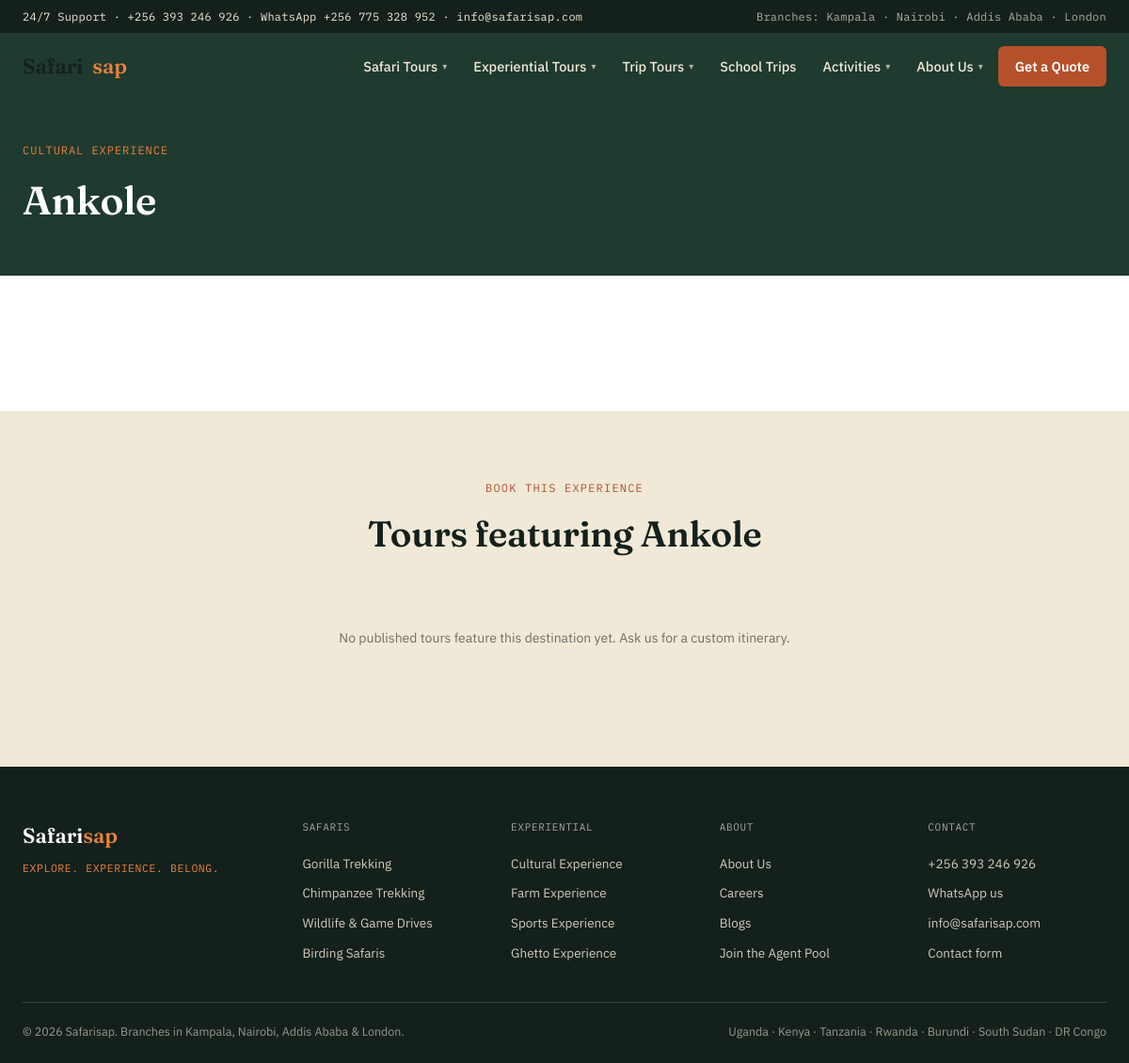
The app's page /experience-destination.php?id=5 with its own data.
### tables this page shows
CREATE TABLE experience_destinations (
    id INT UNSIGNED AUTO_INCREMENT PRIMARY KEY,
    experience_type_id INT UNSIGNED NOT NULL,
    name VARCHAR(150) NOT NULL,
    location VARCHAR(150) NULL,
    short_overview TEXT NULL,
    created_at TIMESTAMP NOT NULL DEFAULT CURRENT_TIMESTAMP,
    updated_at TIMESTAMP NOT NULL DEFAULT CURRENT_TIMESTAMP ON UPDATE CURRENT_TIMESTAMP,
    CONSTRAINT fk_experience_destinations_type FOREIGN KEY (experience_type_id) REFERENCES experience_types(id) ON DELETE RESTRICT
);

CREATE TABLE experience_types (
    id INT UNSIGNED AUTO_INCREMENT PRIMARY KEY,
    name VARCHAR(100) NOT NULL UNIQUE,  
    slug VARCHAR(120) NOT NULL UNIQUE
);

### includes/db.php (called while the page is built, shortened)
<?php
function db(): PDO
{
    static $pdo = null;
    if ($pdo === null) {
        $dsn = 'mysql:host=' . DB_HOST . ';dbname=' . DB_NAME . ';charset=utf8mb4';
        $pdo = new PDO($dsn, DB_USER, DB_PASS, [
            PDO::ATTR_ERRMODE => PDO::ERRMODE_EXCEPTION,
            PDO::ATTR_DEFAULT_FETCH_MODE => PDO::FETCH_ASSOC,
        ]);
    }
    return $pdo;
}

### includes/functions.php (called while the page is built, shortened)
<?php
function h(?string $value): string
{
    return htmlspecialchars($value ?? '', ENT_QUOTES, 'UTF-8');
}
function url(string $path): string
{
    return BASE_PATH . $path;
}

### experience-destination.php (the view, shortened to what this page needs)
<?php
$id = (int) ($_GET['id'] ?? 0);
$stmt = db()->prepare('SELECT ed.*, et.name AS type_name, et.slug AS type_slug FROM experience_destinations ed JOIN experience_types et ON et.id = ed.experience_type_id WHERE ed.id = ?');
$stmt->execute([$id]);
$destination = $stmt->fetch();
$relatedTours = db()->prepare("SELECT et.id, et.title, et.price, et.discount_percent, et.days
    FROM experience_tours et
    JOIN experience_tour_destinations etd ON etd.experience_tour_id = et.id
    WHERE etd.experience_destination_id = ? AND et.status = 'published'
    ORDER BY et.created_at DESC");
$relatedTours->execute([$id]);
$relatedTours = $relatedTours->fetchAll();
require __DIR__ . '/includes/site_header.php';
?>
<header class="page-header">
  <div class="wrap">
    <p class="page-header__eyebrow"><?= h($destination['type_name']) ?></p>
    <h1 class="page-header__title"><?= h($destination['name']) ?></h1>
  </div>
</header>
<section class="section">
</section>
<section class="section section--savanna">
  <div class="wrap">
    <div class="section__header" style="margin-bottom:28px;">
      <p class="section__eyebrow">Book This Experience</p>
      <h2 class="section__title">Tours featuring <?= h($destination['name']) ?></h2>
    </div>
    <?php if (!$relatedTours): ?>
      <p class="empty-note">No published tours feature this destination yet. <a href="<?= h(url('/quote.php?type=experiential')) ?>">Ask us for a custom itinerary</a>.</p>
    <?php endif; ?>
  </div>
</section>
<?php require __DIR__ . '/includes/site_footer.php'; ?>

### assets/css/site.css (style rules this page uses)
:root { --canopy: #1f3a2e; --canopy-dark: #14201b; --canopy-line: #2c4a3a; --murram: #b5502b; --murram-dark: #93401f; --savanna: #f1e9d8; --savanna-line: #e2d5b8; --dusk: #241b34; --ember: #e8823c; --gold: #c99a3e; --ink: #14201b; --white: #ffffff; --font-display: 'Fraunces', 'Iowan Old Style', Georgia, serif; --font-ui: 'IBM Plex Sans', -apple-system, BlinkMacSystemFont, 'Segoe UI', sans-serif; --font-mono: 'IBM Plex Mono', ui-monospace, SFMono-Regular, Menlo, monospace; --radius: 6px; --shadow-card: 0 1px 2px rgba(20, 32, 27, 0.06), 0 8px 24px rgba(20, 32, 27, 0.06); --max-width: 1200px; }
* { box-sizing: border-box; }
html, body { margin: 0; padding: 0; }
body.site { background: var(--white); color: var(--ink); font-family: var(--font-ui); font-size: 16px; line-height: 1.6; -webkit-font-smoothing: antialiased; }
.wrap { max-width: var(--max-width); margin: 0 auto; padding: 0 24px; }
.section { padding: 72px 0; }
.section--savanna { background: var(--savanna); }
.section__header { text-align: center; max-width: 620px; margin: 0 auto 44px; }
.section__eyebrow { font-family: var(--font-mono); font-size: 12px; letter-spacing: 0.1em; text-transform: uppercase; color: var(--murram); margin: 0 0 10px; }
.section__title { font-family: var(--font-display); font-size: clamp(28px, 3.6vw, 38px); font-weight: 600; margin: 0 0 12px; letter-spacing: -0.01em; }
.empty-note { text-align: center; padding: 40px 20px; color: var(--ink); opacity: 0.6; font-size: 14px; }
.page-header { background: var(--canopy); color: var(--white); padding: 44px 0 36px; }
.page-header__eyebrow { font-family: var(--font-mono); font-size: 12px; letter-spacing: 0.08em; text-transform: uppercase; color: var(--ember); margin: 0 0 10px; }
.page-header__title { font-family: var(--font-display); font-size: clamp(28px, 4vw, 42px); font-weight: 600; margin: 0 0 10px; letter-spacing: -0.01em; }

### records on screen
experience_destinations: experience_type.name "CULTURAL EXPERIENCE", name "Ankole"
